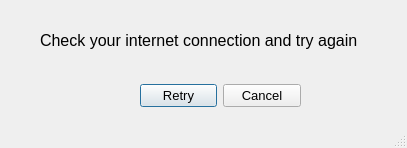
<?xml version="1.0" encoding="UTF-8"?>
<ui version="4.0">
 <class>MainWindow</class>
 <widget class="QMainWindow" name="MainWindow">
  <property name="geometry">
   <rect>
    <x>0</x>
    <y>0</y>
    <width>407</width>
    <height>148</height>
   </rect>
  </property>
  <property name="windowTitle">
   <string>Currency Converter - Error</string>
  </property>
  <property name="toolButtonStyle">
   <enum>Qt::ToolButtonIconOnly</enum>
  </property>
  <widget class="QWidget" name="centralwidget">
   <widget class="QLabel" name="label_2">
    <property name="geometry">
     <rect>
      <x>40</x>
      <y>10</y>
      <width>330</width>
      <height>61</height>
     </rect>
    </property>
    <property name="font">
     <font>
      <family>MS Shell Dlg 2</family>
      <pointsize>12</pointsize>
     </font>
    </property>
    <property name="text">
     <string>Check your internet connection and try again</string>
    </property>
   </widget>
   <widget class="QDialogButtonBox" name="buttonBox">
    <property name="geometry">
     <rect>
      <x>140</x>
      <y>80</y>
      <width>161</width>
      <height>32</height>
     </rect>
    </property>
    <property name="font">
     <font>
      <pointsize>10</pointsize>
     </font>
    </property>
    <property name="orientation">
     <enum>Qt::Horizontal</enum>
    </property>
    <property name="standardButtons">
     <set>QDialogButtonBox::Cancel|QDialogButtonBox::Retry</set>
    </property>
   </widget>
  </widget>
  <widget class="QMenuBar" name="menubar">
   <property name="geometry">
    <rect>
     <x>0</x>
     <y>0</y>
     <width>407</width>
     <height>21</height>
    </rect>
   </property>
  </widget>
  <widget class="QStatusBar" name="statusbar"/>
 </widget>
 <resources/>
 <connections/>
</ui>
